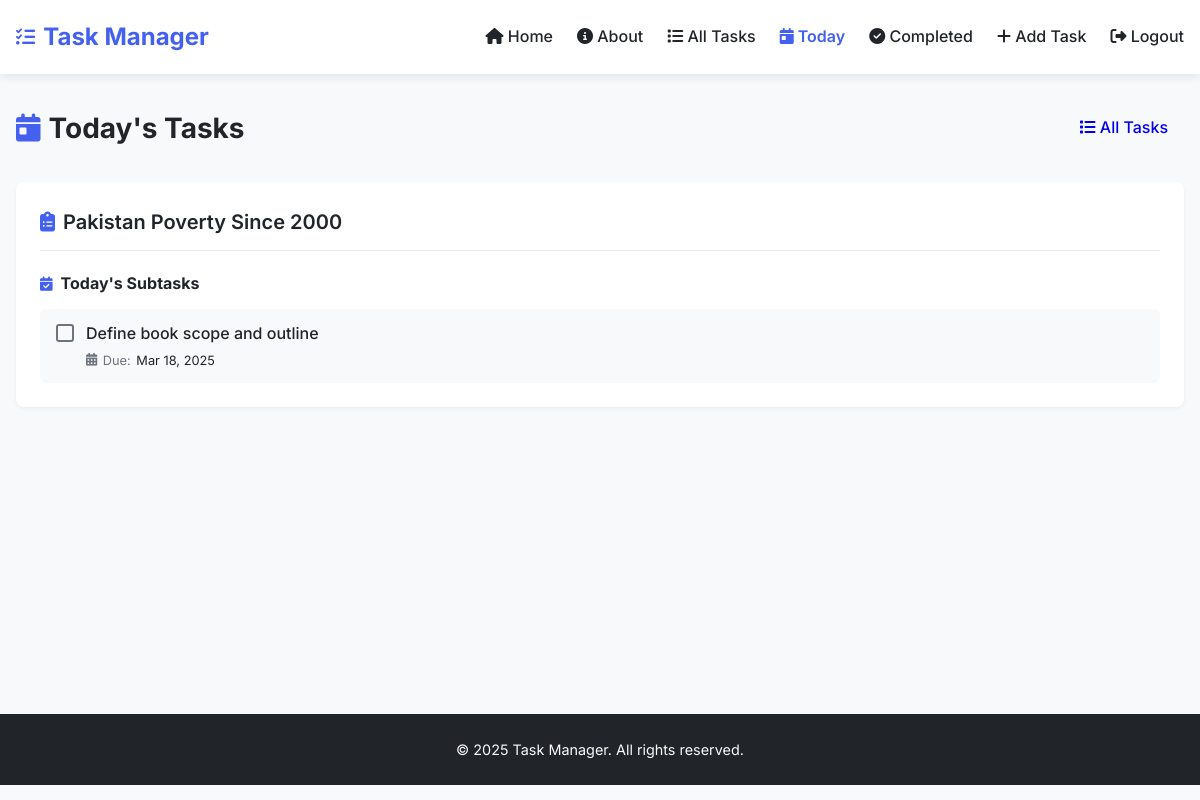
/today_tasks/ (signed in), run on an earlier commit of the app's database.
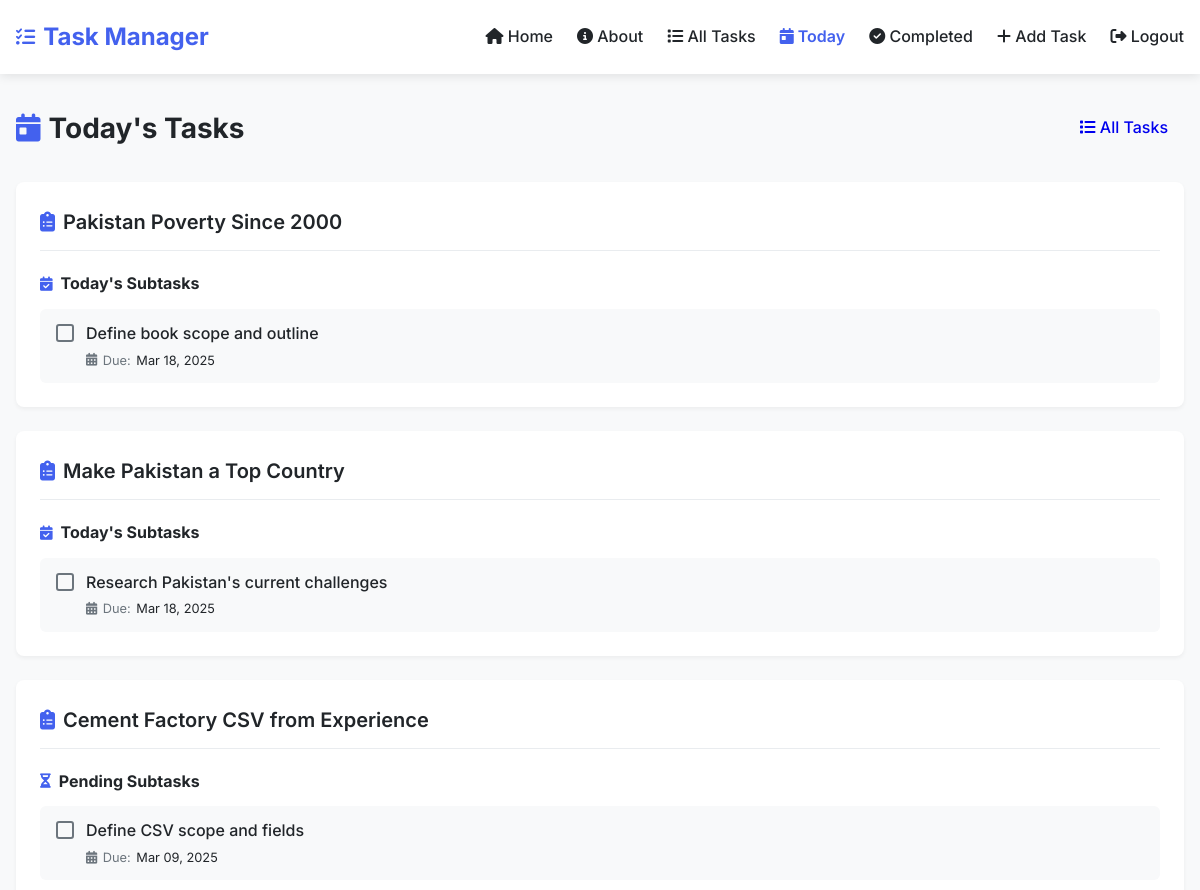
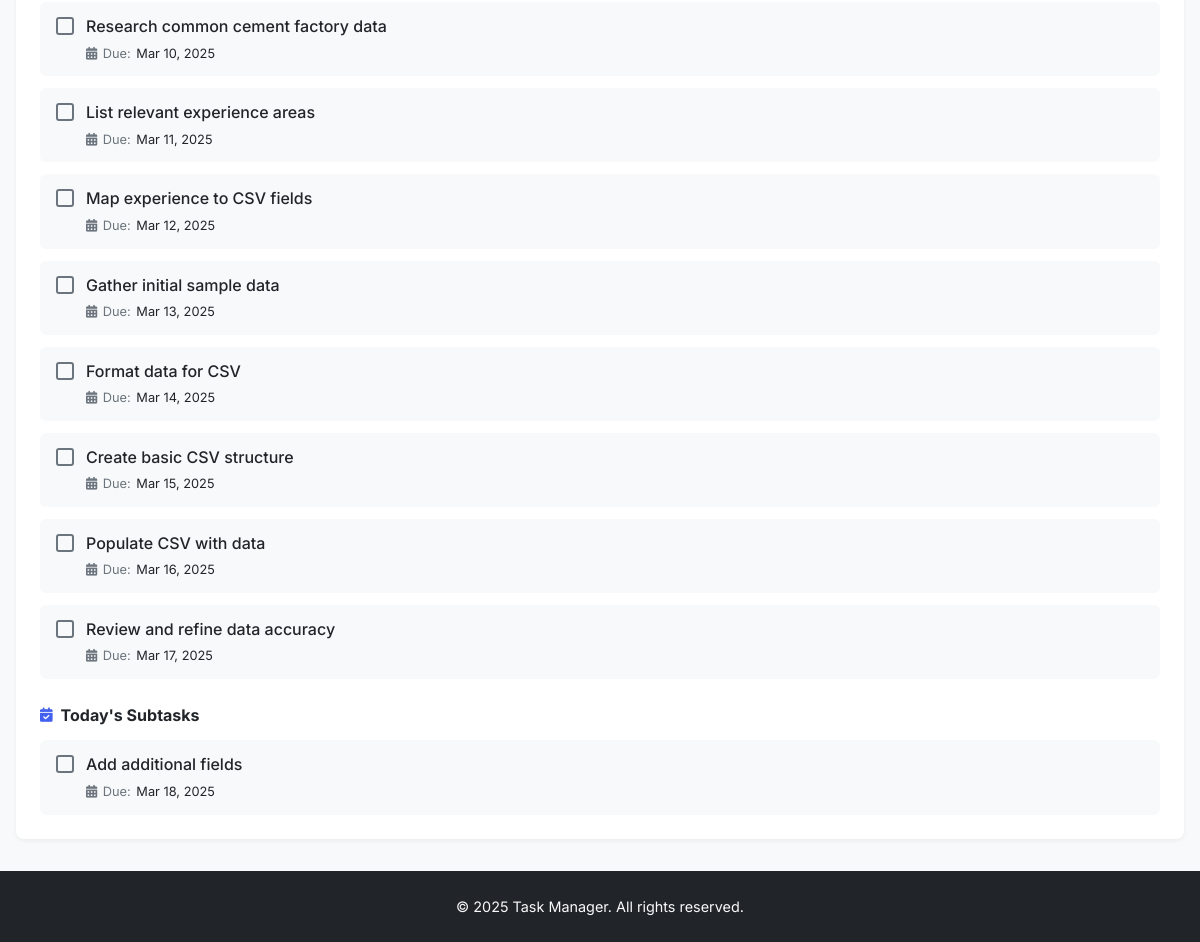
And on a later commit of the database (2 pictures, top to bottom).
### task_manager/models.py (models this page shows, shortened)
class Task(models.Model):
    user = models.ForeignKey(settings.AUTH_USER_MODEL, on_delete=models.CASCADE)
    description = models.TextField()
    title = models.CharField(max_length=200, blank=True, null=True)  # Add title field
    start_date = models.DateField()
    due_date = models.DateField()
    priority = models.CharField(max_length=10, choices=[
        ('High', 'High'),
        ('Medium', 'Medium'),
        ('Low', 'Low'),
    ])
    completed = models.BooleanField(default=False)

class Subtask(models.Model):
    task = models.ForeignKey(Task, on_delete=models.CASCADE)
    description = models.TextField()
    due_date = models.DateField()
    completed = models.BooleanField(default=False)

### task_manager/views.py (the view)
# urls.py: path("today_tasks/", views.today_tasks, name="today_tasks"),
@login_required
def today_tasks(request):
    today = date.today()
    tasks = Task.objects.filter(user=request.user)
    today_tasks_list = []
    for task in tasks:
        subtasks = Subtask.objects.filter(task=task, due_date=today, completed=False)
        yesterday = today - timedelta(days=1)
        pending_subtasks = Subtask.objects.filter(task=task, due_date__lte=yesterday, completed=False)
        if subtasks.exists() or pending_subtasks.exists():
            today_tasks_list.append({'task': task, 'subtasks': subtasks, 'pending_subtasks': pending_subtasks})
    return render(request, 'today_tasks.html', {'today_tasks': today_tasks_list})

### task_manager/templates/today_tasks.html (shortened to what this page needs)
{% extends 'base.html' %}
{% block content %}
<div class="page-header">
    <div class="page-header-content">
        <h2 class="page-title">
            <i class="fas fa-calendar-day"></i> Today's Tasks
        </h2>
        <div class="page-actions">
            <a href="{% url 'all_tasks' %}" class="btn btn-secondary">
                <i class="fas fa-list"></i> All Tasks
            </a>
        </div>
    </div>
</div>
{% if today_tasks %}
    <div class="today-tasks-list">
        {% for item in today_tasks %}
            <div class="task-card">
                <div class="task-header">
                    <h3 class="task-title">
                        <i class="fas fa-clipboard-list"></i> {{ item.task.title }}
                    </h3>
                </div>
                {% if item.pending_subtasks %}
                    <div class="subtasks-section">
                        <h4 class="subtasks-heading">
                            <i class="fas fa-hourglass-half"></i> Pending Subtasks
                        </h4>
                        <ul class="subtasks">
                            {% for subtask in item.pending_subtasks %}
                                <li class="subtask-item">
                                    <form method="post" action="{% url 'complete_subtask' subtask.id %}" class="subtask-form">
                                        <div class="subtask-checkbox">
                                            <label class="checkbox-label" for="pending-subtask-{{ subtask.id }}"></label>
                                        </div>
                                        <div class="subtask-content">
                                            <label for="pending-subtask-{{ subtask.id }}" class="subtask-description">
                                                {{ subtask.description }}
                                            </label>
                                            <span class="subtask-meta">
                                                <i class="fas fa-calendar-alt"></i> Due:
                                                <span class="subtask-date">{{ subtask.due_date|date:"M d, Y" }}</span>
                                            </span>
                                        </div>
                                    </form>
                                </li>
                            {% endfor %}
                        </ul>
                    </div>
                {% endif %}
                <div class="subtasks-section">
                    <h4 class="subtasks-heading">
                        <i class="fas fa-calendar-check"></i> Today's Subtasks
                    </h4>
                    <ul class="subtasks">
                        {% for subtask in item.subtasks %}
                            <li class="subtask-item {% if subtask.completed %}completed{% endif %}">
                                <form method="post" action="{% url 'complete_subtask' subtask.id %}" class="subtask-form">
                                    <div class="subtask-checkbox">
                                        <label class="checkbox-label" for="subtask-{{ subtask.id }}"></label>
                                    </div>
                                    <div class="subtask-content">
                                        <label for="subtask-{{ subtask.id }}" class="subtask-description">
                                            {{ subtask.description }}
                                        </label>
                                        <span class="subtask-meta">
                                            <i class="fas fa-calendar-alt"></i> Due:
                                            <span class="subtask-date">{{ subtask.due_date|date:"M d, Y" }}</span>
                                        </span>
                                    </div>
                                </form>
                            </li>
                        {% endfor %}
                    </ul>
                </div>
            </div>
        {% endfor %}
    </div>
{% endif %}
{% endblock %}

What changed in the data, as far as the page shows it:
added Task: task "Make Pakistan a Top Country"
added Subtask: description "Research Pakistan's current challenges", due_date "Mar 18, 2025", shown under "Make Pakistan a Top Country"
added Task: task "Cement Factory CSV from Experience"
added Subtask: description "Define CSV scope and fields", due_date "Mar 09, 2025", shown under "Cement Factory CSV from Experience"
added Subtask: description "Research common cement factory data", due_date "Mar 10, 2025", shown under "Cement Factory CSV from Experience"
added Subtask: description "List relevant experience areas", due_date "Mar 11, 2025", shown under "Cement Factory CSV from Experience"
added Subtask: description "Map experience to CSV fields", due_date "Mar 12, 2025", shown under "Cement Factory CSV from Experience"
added Subtask: description "Gather initial sample data", due_date "Mar 13, 2025", shown under "Cement Factory CSV from Experience"
added Subtask: description "Format data for CSV", due_date "Mar 14, 2025", shown under "Cement Factory CSV from Experience"
added Subtask: description "Create basic CSV structure", due_date "Mar 15, 2025", shown under "Cement Factory CSV from Experience"
added Subtask: description "Populate CSV with data", due_date "Mar 16, 2025", shown under "Cement Factory CSV from Experience"
added Subtask: description "Review and refine data accuracy", due_date "Mar 17, 2025", shown under "Cement Factory CSV from Experience"
added Subtask: description "Add additional fields", due_date "Mar 18, 2025", shown under "Cement Factory CSV from Experience"
